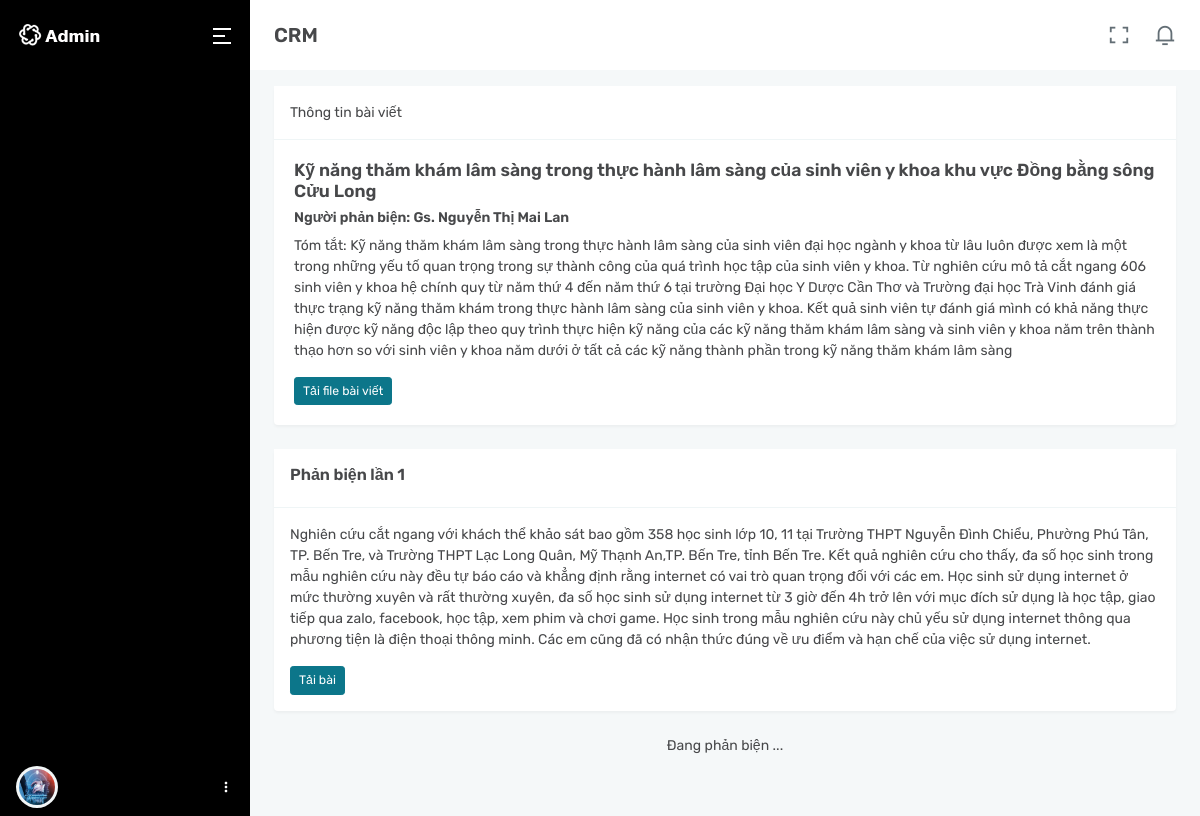
Screenshot of /posting-view/3 with the database file from the repository.
### tables this page shows
CREATE TABLE `tlh_postinglist` (
  `id` int(11) NOT NULL,
  `name` varchar(255) NOT NULL,
  `description` text NOT NULL,
  `fileposst` varchar(255) NOT NULL,
  `id_user` int(11) NOT NULL,
  `counter` text NOT NULL,
  `id_counter` int(11) NOT NULL,
  `status` int(1) NOT NULL,
  `date_creat` int(11) NOT NULL,
  `close_post` int(1) NOT NULL
);

CREATE TABLE `tb_user` (
  `id` int(11) NOT NULL,
  `email` varchar(255) NOT NULL,
  `username` varchar(255) NOT NULL,
  `password` varchar(255) NOT NULL,
  `status` int(1) NOT NULL,
  `name` varchar(255) NOT NULL,
  `decentralization` text NOT NULL,
  `admin` int(11) NOT NULL
);

CREATE TABLE `tlh_postinglist_histoty` (
  `id` int(11) NOT NULL,
  `name` text NOT NULL,
  `description` text NOT NULL,
  `id_post` int(11) NOT NULL COMMENT 'Mã số bài viết',
  `id_user` int(11) NOT NULL COMMENT 'Người gửi lại bài viết',
  `id_counter` int(11) NOT NULL COMMENT 'Người phản biện',
  `counter` text NOT NULL COMMENT 'Nội dung phản biện',
  `linkfile` varchar(255) NOT NULL,
  `id_father_counter` int(11) NOT NULL COMMENT 'Mã phản diện lại cho các lần phản biện',
  `num` int(1) NOT NULL COMMENT 'Số thứ tự phản biện',
  `date_creat` int(11) NOT NULL COMMENT 'Ngày phản biện'
);

### application/views/backend/layout/v_main.php (called while the page is built)
<?php $this->load->view('backend/layout/v_header'); ?>
<?php $this->load->view($template); ?>
<?php $this->load->view('backend/layout/v_footer'); ?>

### application/controllers/PostingList.php (called while the page is built, shortened)
<?php if ( ! defined('BASEPATH')) exit('No direct script access allowed');
class PostingList extends CI_Controller {
	public function view($id_post){
		$data['view_post'] = $this->MainModel->viewId('tlh_postinglist',$id_post);
		$data['template'] = 'postinglist/v_view';
		$this->load->view('backend/layout/v_main',$data);
	}
}

### index.php (called while the page is built, shortened)
<?php
require_once BASEPATH.'core/CodeIgniter.php';

### application/views/postinglist/v_view.php (the view, shortened to what this page needs)
<div class="card mt-3">
	<div class="card-header">
		Thông tin bài viết
	</div>
	<div class="card-content" style="padding: 20px 20px;">
		<h5><?= $view_post['name']; ?></h5>
        <h6>Người phản biện: <?= $this->MainModel->counter($view_post['id_counter']); ?></h6>
        <p>Tóm tắt: <?= $view_post['description']; ?></p>
        <a href="<?= base_url('uploads/'.$view_post['fileposst']); ?>" class="btn btn-primary btn-sm waves-effect waves-light">Tải file bài viết</a>
	</div>
</div>
<?php
$check_counter = array(
  'id_father_counter' => 0,
  'id_post' => $view_post['id'],
);
$list_counter = $this->db->select('*')->from('tlh_postinglist_histoty')->where($check_counter)->order_by('num','asc')->get()->result_array();
?>
<?php foreach ($list_counter as $value) { ?>
    <div class="card mt-3">
        <div class="card-header">
            <h4 class="card-title">Phản biện lần <?= $value['num']; ?></h4>
        </div>
        <div class="card-body">
            <?= $value['counter']; ?>
            <a href="<?= base_url('uploads/'.$view_post['fileposst']); ?>" class="btn btn-primary btn-sm waves-effect waves-light">Tải bài</a>
        </div>
    </div>
<?php if($view_post['status'] == 8 || $view_post['status'] == 10 || $view_post['status'] == 3){ ?>
    <div class="row mt-3">
       <div class="col-md-12 text-center">
            Đang phản biện ...
       </div>
   </div>
<?php } ?>
<?php } ?>

### application/views/backend/layout/v_header.php (shortened to what this page needs)
<!doctype html>
<html lang="en">
<head>
    <link href="<?= base_url('public/backend/'); ?>assets/libs/jsvectormap/css/jsvectormap.min.css" rel="stylesheet" type="text/css">
    <link rel="stylesheet" href="https://cdnjs.cloudflare.com/ajax/libs/font-awesome/6.4.0/css/all.min.css">
    <link href="<?= base_url('public/backend/'); ?>assets/libs/select2/css/select2.min.css" rel="stylesheet" type="text/css">
    <link href="<?= base_url('public/backend/'); ?>assets/libs/bootstrap-datepicker/css/bootstrap-datepicker.min.css" rel="stylesheet">
    <link href="<?= base_url('public/backend/'); ?>assets/libs/spectrum-colorpicker2/spectrum.min.css" rel="stylesheet" type="text/css">
    <link href="<?= base_url('public/backend/'); ?>assets/libs/bootstrap-touchspin/jquery.bootstrap-touchspin.min.css" rel="stylesheet">
    <link href="<?= base_url('public/backend/'); ?>assets/libs/datatables.net-bs4/css/dataTables.bootstrap4.min.css" rel="stylesheet" type="text/css">
    <link href="<?= base_url('public/backend/'); ?>assets/libs/datatables.net-buttons-bs4/css/buttons.bootstrap4.min.css" rel="stylesheet" type="text/css">
    <link href="<?= base_url('public/backend/'); ?>assets/libs/datatables.net-select-bs4/css/select.bootstrap4.min.css" rel="stylesheet" type="text/css">
    <link href="<?= base_url('public/backend/'); ?>assets/libs/datatables.net-responsive-bs4/css/responsive.bootstrap4.min.css" rel="stylesheet" type="text/css">
    <link href="<?= base_url('public/backend/'); ?>assets/css/bootstrap.min.css" id="bootstrap-style" rel="stylesheet" type="text/css">
    <link href="<?= base_url('public/backend/'); ?>assets/css/icons.min.css" rel="stylesheet" type="text/css">
    <link href="<?= base_url('public/backend/'); ?>assets/css/app.min.css" id="app-style" rel="stylesheet" type="text/css">
</head>
<body data-sidebar="colored">
        <div id="layout-wrapper">
            <header id="page-topbar">
                <div class="navbar-header">
                    <div class="d-flex">
                    <div class="page-title-box align-self-center d-none d-md-block">
                        <h4 class="page-title mb-0 text-uppercase"><?php if(isset($title)){ echo $title; }else{ echo 'CRM'; } ?></h4>
                    </div>
                </div>
                <div class="d-flex">
                    <div class="dropdown d-none d-lg-inline-block ms-1">
                        <button type="button" class="btn header-item noti-icon waves-effect" data-toggle="fullscreen">
                            <i class="ri-fullscreen-line"></i>
                        </button>
                    </div>
                    <div class="dropdown d-inline-block">
                        <button type="button" class="btn header-item noti-icon waves-effect" id="page-header-notifications-dropdown" data-bs-toggle="dropdown" aria-expanded="false">
                            <i class="ri-notification-3-line"></i>
                        </button>
                    </div>
                </div>
            </div>
        </header>
        <div class="vertical-menu">
           <div class="navbar-brand-box">
            <a href="" class="logo logo-light">
                <span class="logo-lg">
                    <img src="<?= base_url('public/backend/'); ?>assets/images/logo-light.png" alt="logo-light" height="22">
                </span>
            </a>
        </div>
        <button type="button" class="btn btn-sm px-3 font-size-24 header-item waves-effect vertical-menu-btn" id="vertical-menu-btn">
            <i class="ri-menu-2-line align-middle"></i>
        </button>
        <div data-simplebar="" class="vertical-scroll">
            <div id="sidebar-menu">
            </div>
        </div>
        <div class="dropdown px-3 sidebar-user sidebar-user-info">
            <button type="button" class="btn w-100 px-0 border-0" id="page-header-user-dropdown" data-bs-toggle="dropdown" aria-haspopup="true" aria-expanded="false">
                <span class="d-flex align-items-center">
                    <div class="flex-shrink-0">
                        <img src="<?= base_url('public/backend/'); ?>assets/images/bg.jpg" class="img-fluid header-profile-user rounded-circle" alt="">
                    </div>
                    <div class="flex-grow-1 ms-2 text-start">
                    </div>
                    <div class="flex-shrink-0 text-end">
                        <i class="mdi mdi-dots-vertical font-size-16"></i>
                    </div>
                </span>
            </button>
        </div>
    </div>
    <div class="main-content">
        <div class="page-content">
            <div class="container-fluid">

### application/models/backend/MainModel.php (shortened to what this page needs)
<?php if ( ! defined('BASEPATH')) exit('No direct script access allowed');
class MainModel extends CI_Model {
	public function counter($id_counter){
		$view = $this->db->select('*')->from('tb_user')->where('id',$id_counter)->get()->row_array();
		if(isset($view)){
			echo $view['name'];
		}else{
			echo 'Không có người phản biện!';
		}
	}
	public function getFatherMenu($father){
		$this->db->select('*');
		$this->db->where('father', $father);
		$this->db->where('menu_function', 0);
		$this->db->order_by('arrange', 'asc');
		$query = $this->db->get('tb_menu_backend');
		return $query->result_array();
	}
	public function viewId($table,$id)
	{
		$this->db->select('*');
		$this->db->where('id', $id);
		$query = $this->db->get($table);
        return $query->row_array();
	}
}

### application/views/backend/layout/v_footer.php (shortened to what this page needs)
</div>
</div>
</div>
</div>
</body>
</html>

### rows the page displays
tlh_postinglist: name "Kỹ năng thăm khám lâm sàng trong thực hành lâm sàng của sinh viên y khoa khu vực Đồng bằng sông Cửu Long", description "Kỹ năng thăm khám lâm sàng trong thực hành lâm sàng của sinh viên đại học ngành y khoa từ lâu luôn được xem là một trong những yếu tố quan trọng trong sự thành công của quá trình học tập của sinh viên y khoa. Từ nghiên cứu mô tả cắt ngang 606 sinh viên y khoa hệ chính quy từ năm thứ 4 đến năm thứ 6 tại trường Đại học Y Dược Cần Thơ và Trường đại học Trà Vinh đánh giá thực trạng kỹ năng thăm khám trong thực hành lâm sàng của sinh viên y khoa. Kết quả sinh viên tự đánh giá mình có khả năng thực hiện được kỹ năng độc lập theo quy trình thực hiện kỹ năng của các kỹ năng thăm khám lâm sàng và sinh viên y khoa năm trên thành thạo hơn so với sinh viên y khoa năm dưới ở tất cả các kỹ năng thành…"
tb_user: name "Gs. Nguyễn Thị Mai Lan"
tlh_postinglist_histoty: num "1", counter "Nghiên cứu cắt ngang với khách thể khảo sát bao gồm 358 học sinh lớp 10, 11 tại Trường THPT Nguyễn Đình Chiểu, Phường Phú Tân, TP. Bến Tre, và Trường THPT Lạc Long Quân, Mỹ Thạnh An,TP. Bến Tre, tỉnh Bến Tre. Kết quả nghiên cứu cho thấy, đa số học sinh trong mẫu nghiên cứu này đều tự báo cáo và khẳng định rằng internet có vai trò quan trọng đối với các em. Học sinh sử dụng internet ở mức thường xuyên và rất thường xuyên, đa số học sinh sử dụng internet từ 3 giờ đến 4h trở lên với mục đích sử dụng là học tập, giao tiếp qua zalo, facebook, học tập, xem phim và chơi game. Học sinh trong mẫu nghiên cứu này chủ yếu sử dụng internet thông qua phương tiện là điện thoại thông minh. Các em cũng đã…"
